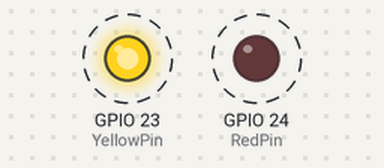
This program was run on a simulated Raspberry Pi (BCM pin numbers). On the bench: output pins drawn as LEDs (lit = HIGH). Dashed ring = blinking. Random numbers come from a fixed seed. At 1.6 s the program stops and its outputs stay as they are.

Above: at 0.1 s.
Timing chart, 0 to 3.0 s (numbered marks = the images above):
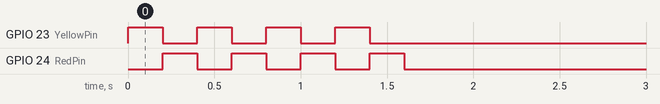

The program:

01-LED.py
```python
#!/usr/bin/env python
# coding: utf-8

# In[ ]:


# Michael Olson
# 27 Feb 2019

# This program turns on a yellow LED and a red LED,
# alternating one to the other in a time (timeframe)
# for (NumCycles) oscillations

import RPi.GPIO as GPIO
import time
import random

###  Set up variables  ###
timeframe = 0.2     # Time before switching to other color
#NumCycles = 30      # Number of oscillations
NumCycles = random.randint(1,30)      # Random Number of oscillations

YellowPin = 23      # GPIO pin with the Yellow LED
RedPin = 24         # GPIO pin with the Red LED

###  Set up GPIO pins on Raspberry Pi  ###
GPIO.setmode(GPIO.BCM)
GPIO.setwarnings(False)

###  Start up GPIO pins  ###
GPIO.setup(YellowPin,GPIO.OUT)
GPIO.setup(RedPin,GPIO.OUT)

###  Oscillate between Yellow and Red LEDs  ###
for x in range(1, NumCycles):
    GPIO.output(YellowPin,GPIO.HIGH)
    GPIO.output(RedPin,GPIO.LOW)
    time.sleep(timeframe)
    GPIO.output(YellowPin,GPIO.LOW)
    GPIO.output(RedPin,GPIO.HIGH)
    time.sleep(timeframe)

###  Turn off both LEDs  ###
GPIO.output(YellowPin,GPIO.LOW)
GPIO.output(RedPin,GPIO.LOW)
```

Measured:
- by itself, GPIO 23 (YellowPin), GPIO 24 (RedPin): alternates HIGH for 0.20 s and LOW for 0.20 s, 8 changes in all, then stays LOW
